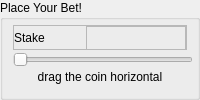
                   <widget class="QGroupBox" name="groupbox_bet">
                    <property name="enabled">
                     <bool>true</bool>
                    </property>
                    <property name="minimumSize">
                     <size>
                      <width>200</width>
                      <height>100</height>
                     </size>
                    </property>
                    <property name="maximumSize">
                     <size>
                      <width>200</width>
                      <height>100</height>
                     </size>
                    </property>
                    <property name="styleSheet">
                     <string notr="true"/>
                    </property>
                    <property name="title">
                     <string>Place Your Bet!</string>
                    </property>
                    <layout class="QVBoxLayout" name="verticalLayout_8">
                     <property name="spacing">
                      <number>0</number>
                     </property>
                     <property name="leftMargin">
                      <number>10</number>
                     </property>
                     <property name="topMargin">
                      <number>5</number>
                     </property>
                     <property name="rightMargin">
                      <number>10</number>
                     </property>
                     <property name="bottomMargin">
                      <number>10</number>
                     </property>
                     <item>
                      <widget class="QFrame" name="frame_stake">
                       <property name="minimumSize">
                        <size>
                         <width>0</width>
                         <height>25</height>
                        </size>
                       </property>
                       <property name="maximumSize">
                        <size>
                         <width>16777215</width>
                         <height>25</height>
                        </size>
                       </property>
                       <property name="frameShape">
                        <enum>QFrame::Shape::StyledPanel</enum>
                       </property>
                       <property name="frameShadow">
                        <enum>QFrame::Shadow::Raised</enum>
                       </property>
                       <layout class="QHBoxLayout" name="horizontalLayout_19">
                        <property name="spacing">
                         <number>0</number>
                        </property>
                        <property name="leftMargin">
                         <number>0</number>
                        </property>
                        <property name="topMargin">
                         <number>0</number>
                        </property>
                        <property name="rightMargin">
                         <number>0</number>
                        </property>
                        <property name="bottomMargin">
                         <number>0</number>
                        </property>
                        <item>
                         <widget class="QLabel" name="label_stake">
                          <property name="text">
                           <string>Stake</string>
                          </property>
                         </widget>
                        </item>
                        <item>
                         <spacer name="horizontalSpacer_2">
                          <property name="orientation">
                           <enum>Qt::Orientation::Horizontal</enum>
                          </property>
                          <property name="sizeHint" stdset="0">
                           <size>
                            <width>40</width>
                            <height>20</height>
                           </size>
                          </property>
                         </spacer>
                        </item>
                        <item>
                         <widget class="QFrame" name="frame_bet_amount">
                          <property name="minimumSize">
                           <size>
                            <width>100</width>
                            <height>25</height>
                           </size>
                          </property>
                          <property name="maximumSize">
                           <size>
                            <width>100</width>
                            <height>25</height>
                           </size>
                          </property>
                          <property name="frameShape">
                           <enum>QFrame::Shape::StyledPanel</enum>
                          </property>
                          <property name="frameShadow">
                           <enum>QFrame::Shadow::Raised</enum>
                          </property>
                          <layout class="QHBoxLayout" name="horizontalLayout_23">
                           <property name="spacing">
                            <number>3</number>
                           </property>
                           <property name="leftMargin">
                            <number>0</number>
                           </property>
                           <property name="topMargin">
                            <number>0</number>
                           </property>
                           <property name="rightMargin">
                            <number>0</number>
                           </property>
                           <property name="bottomMargin">
                            <number>0</number>
                           </property>
                           <item>
                            <spacer name="horizontalSpacer_3">
                             <property name="orientation">
                              <enum>Qt::Orientation::Horizontal</enum>
                             </property>
                             <property name="sizeHint" stdset="0">
                              <size>
                               <width>40</width>
                               <height>20</height>
                              </size>
                             </property>
                            </spacer>
                           </item>
                           <item>
                            <widget class="QLabel" name="label_stake_amount">
                             <property name="layoutDirection">
                              <enum>Qt::LayoutDirection::LeftToRight</enum>
                             </property>
                             <property name="text">
                              <string/>
                             </property>
                             <property name="scaledContents">
                              <bool>true</bool>
                             </property>
                            </widget>
                           </item>
                          </layout>
                         </widget>
                        </item>
                       </layout>
                      </widget>
                     </item>
                     <item>
                      <widget class="QSlider" name="slider_bet">
                       <property name="enabled">
                        <bool>true</bool>
                       </property>
                       <property name="minimumSize">
                        <size>
                         <width>180</width>
                         <height>20</height>
                        </size>
                       </property>
                       <property name="maximumSize">
                        <size>
                         <width>180</width>
                         <height>20</height>
                        </size>
                       </property>
                       <property name="minimum">
                        <number>1</number>
                       </property>
                       <property name="maximum">
                        <number>10</number>
                       </property>
                       <property name="singleStep">
                        <number>1</number>
                       </property>
                       <property name="pageStep">
                        <number>1</number>
                       </property>
                       <property name="sliderPosition">
                        <number>1</number>
                       </property>
                       <property name="tracking">
                        <bool>true</bool>
                       </property>
                       <property name="orientation">
                        <enum>Qt::Orientation::Horizontal</enum>
                       </property>
                      </widget>
                     </item>
                     <item>
                      <widget class="QLabel" name="label_bet_info">
                       <property name="styleSheet">
                        <string notr="true"/>
                       </property>
                       <property name="text">
                        <string>drag the coin horizontal</string>
                       </property>
                       <property name="alignment">
                        <set>Qt::AlignmentFlag::AlignCenter</set>
                       </property>
                      </widget>
                     </item>
                     <item>
                      <spacer name="verticalSpacer_3">
                       <property name="orientation">
                        <enum>Qt::Orientation::Vertical</enum>
                       </property>
                       <property name="sizeHint" stdset="0">
                        <size>
                         <width>20</width>
                         <height>40</height>
                        </size>
                       </property>
                      </spacer>
                     </item>
                    </layout>
                   </widget>
